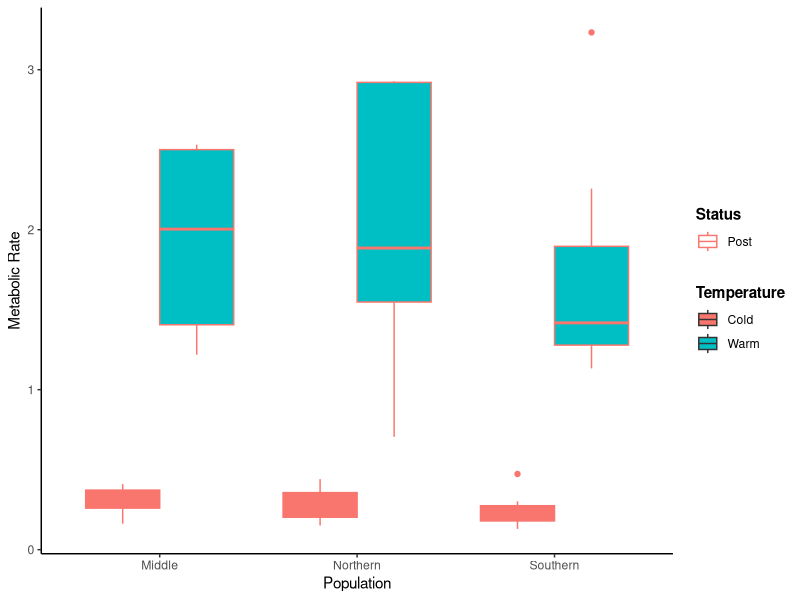

The R source for this figure:
################################################################################
#Packages
################################################################################
library(car) #If you have never used R before, you will have to do something called install.packages(). For this package use this code "install.packages("car")"
library(ggplot2)
library(emmeans)
library(lme4)
library(multcomp)


################################################################################
#Loading in the data
################################################################################

#this sets the working directory
setwd("~/Google Drive/My Drive/Research/Manuscripts/Projects - In progress/OSTS lizards/2025.01 - JEB Submission/Data Analysis/Mark's better analysis")

#this reads the data from the csv
datum <- read.csv("OSTS1.0_8OHdG.csv")
head(datum) 

# Ensure categorical variables are properly set
datum$PopulationF <- factor(datum$Population)
datum$StatusF <- factor(datum$Status)
datum$TempF <- factor(datum$Temp)

# View the first few rows to verify the correct dataset
head(datum)

# Filter data so only 'Post' values
filtered_data <- datum[datum$StatusF == "Post", ]

# View the filtered data
print(filtered_data)


################################################################################
# Visualize - Bar plots
################################################################################
ggplot(filtered_data, aes(x = PopulationF, y = MR, color = StatusF, fill = TempF)) +
  geom_boxplot(position = position_dodge(width = 0.75)) +
  theme_classic() +
  labs(x = "Population", y = "Metabolic Rate", 
       color = "Status", fill = "Temperature") +
  theme(
    legend.position = "right",
    legend.title = element_text(face = "bold")
  )

add_section_break <- function(num_dashes = 100) {
  cat(rep("\n", 3))
  cat(rep("-", num_dashes), "\n", sep = "")  # Dynamically generate dashes
  cat(rep("\n", 3))
}

# Call the function whenever needed
add_section_break()


################################################################################
# Stats GLM
################################################################################
# 1. Start with GLM assuming normality of residuals
# 2. Find the best model using backward stepwise selection
# 3. Use the best model to assess for normality
################################################################################

# Step 1: Fit the full GLM model
full_model <- glm(MR ~ PopulationF * TempF * Mass, data = filtered_data, family = Gamma(link = "log"))

# Print summary and ANOVA for the full model
summary(full_model)
Anova(full_model, type = 3, test = "F")

# Stepwise Model Simplification (Backward Selection)
current_model <- full_model

repeat {
  # Test dropping each term in turn
  drop_results <- drop1(current_model, test = "Chisq")
  
  # Find the term with the highest p-value (non-significant term)
  highest_p <- max(drop_results$`Pr(>Chi)`[-1], na.rm = TRUE)
  term_to_drop <- rownames(drop_results)[which.max(drop_results$`Pr(>Chi)`[-1]) + 1]
  
  # Check if the highest p-value is > 0.05
  if (highest_p > 0.05) {
    cat("\nDropping term:", term_to_drop, "(p =", highest_p, ")\n")
    new_formula <- reformulate(setdiff(all.vars(formula(current_model)), term_to_drop), response = "MR")
    current_model <- update(current_model, new_formula)
  } else {
    cat("\nAll terms significant. Stopping backward selection.\n")
    break
  }
}

# Step 2: Extract the final formula
final_formula <- formula(current_model)  # Save the best model formula

# Step 3: Fit and evaluate the final model
best_model <- glm(final_formula, data = filtered_data, family = Gamma(link = "log"))
summary(best_model)
Anova(best_model, type = 3)
